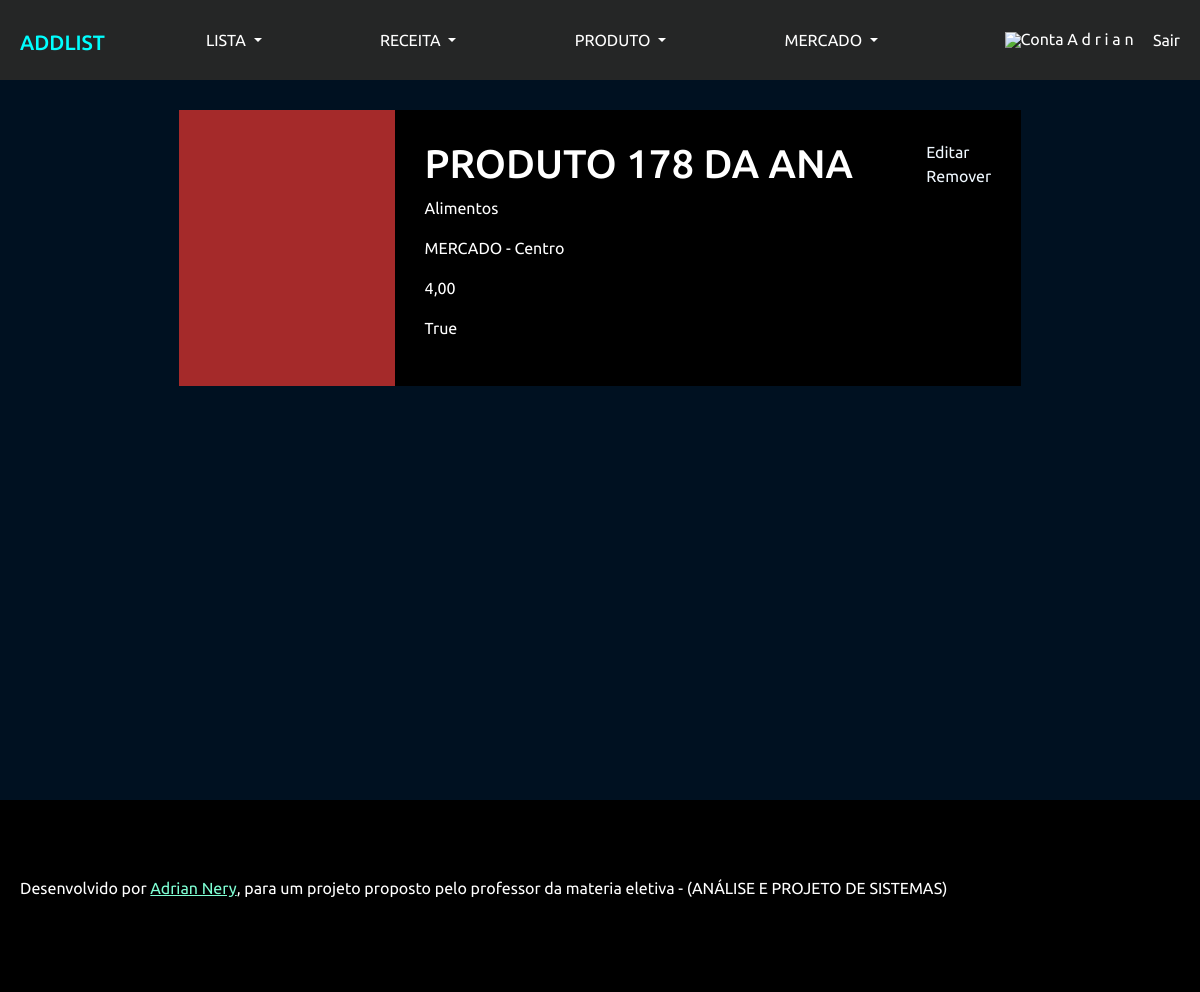
The page /produto/62 (signed in) on the database its author committed.
### Weblist/models.py (models this page shows, shortened)
class Produto(models.Model):
    nome = models.TextField(max_length=50,default='Sem nome')
    categoria = models.ForeignKey(Categoria,on_delete=models.DO_NOTHING)
    mercado = models.ForeignKey(Mercado, on_delete=models.CASCADE)
    preco = models.DecimalField(max_digits=5, decimal_places=2, default=0.00)
    oferta = models.BooleanField()
    idUser = models.ForeignKey(User, on_delete=models.CASCADE)
    image = models.ImageField(upload_to=upload_image_produto, blank=True, null=True)

class Categoria(models.Model):
    nome = models.CharField(max_length=45)
    def __str__(self):
        return self.nome

class Mercado(models.Model):
    nome = models.TextField(max_length=50)
    endereco = models.TextField(max_length=250, null=True, blank=True)
    idUser = models.ForeignKey(User, on_delete=models.CASCADE)
    def __str__(self):
        return f'{self.nome} - {self.endereco}'

### Weblist/views.py (the view)
# urls.py: path('produto/', page_produto, name='produto'),
def page_produto(request,id):
	if request.user.is_authenticated:
		produto = Produto.objects.get(id=id)
		user = User.objects.get(id = request.user.id)
		lista = []
		for i in user.username:
			lista.append(i)
		try:
			space = lista.index(' ')
			user = " ".join(lista[0:space])
		except:
			pass
		data = {
			"produto":produto,
			"usuario":user,
			}
		return render(request,"produto/produto.html", data)
	else:
		return redirect(page_login)

### Weblist/templates/produto/produto.html (shortened to what this page needs)
{% extends 'base.html' %}
{% load static %}
{% block style %}
<link rel="stylesheet" href="{% static 'styles/produto/produto.css' %}">{% endblock %}
{% block body %}
<div class="mainpage">
    {% if produto %}
    <div class="container">
        <div class="produto">
            <div class="imagem">
            </div>
            <div class="info">
                <h1>{{produto.nome}}</h1>
                <p>{{produto.categoria}}</p>
                <p>{{produto.mercado}}</p>
                <p>{{produto.preco}}</p>
                <p>{{produto.oferta}}</p>
            </div>
            <div class="btns">
                <a href="{% url 'page_editar_produto' produto.id %}">editar</a>
                <a href="{% url 'remover_produto' produto.id %}">remover</a>
            </div>
        </div>
    </div>
    {% else %}
    <div class="container">
        <h1>Produto não encontrado</h1>
    </div>
    {% endif %}
</div>
{% endblock %}

### static/styles/modelobase.css (style rules this page uses)
* { list-style: none; text-decoration: none; margin: 0; padding: 0; box-sizing: border-box; font-family: 'Ubuntu', sans-serif; text-decoration: none; color: #fff; font-size: 1rem; }
body { background-color: rgb(0, 17, 33); }

### static/styles/produto/produto.css (style rules this page uses)
.mainpage { min-height: 90vh; }
.container { width: 80%; height: 90%; display: flex; justify-content: center; }
.produto { margin-top: 30px; background-color: rgb(0, 0, 0); display: flex; width: 90%; }
.info { width: 80%; padding: 30px; }
.imagem { width: 300px; height: 100%; background-color: brown; object-fit: contain; }
.btns { padding: 30px; display: flex; flex-direction: column; justify-content: space-between; height: 70px; }
.btns>a { text-decoration: none; text-transform: capitalize; color: aliceblue; }

### rows shown on the page
Produto: nome "PRODUTO 178 DA ANA", categoria "Alimentos", mercado "MERCADO - Centro", preco "4,00", oferta "True"

### other values the page prints
{{ usuario }} "A d r i a n"
